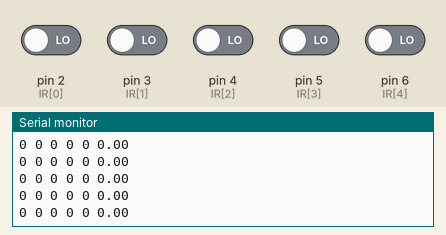
This sketch was run on a simulated Arduino Uno, built with avr-gcc and run on an emulated ATmega328P. Shown: the last lines printed to the serial monitor. The inputs (shaded band) are chosen by the test bench; at power-on: pin 2 (IR[0]), pin 3 (IR[1]), pin 4 (IR[2]), pin 5 (IR[3]), pin 6 (IR[4]) LOW.

Above: at 1.2 s.
1.3 s: pin 5 (IR[3]) driven HIGH
At 2.2 s:
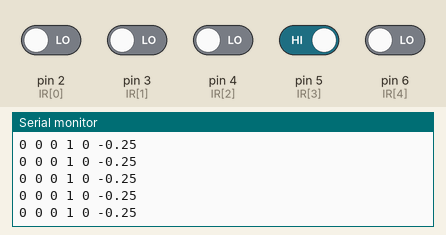
4.3 s: pin 2 (IR[0]) driven HIGH
At 5.4 s:
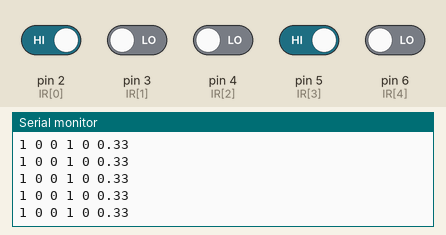
5.8 s: pin 3 (IR[1]) driven HIGH
At 6.8 s:
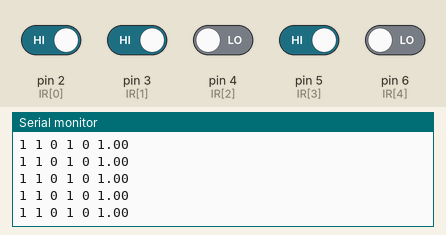
8.8 s: pin 4 (IR[2]) driven HIGH
At 9.5 s:
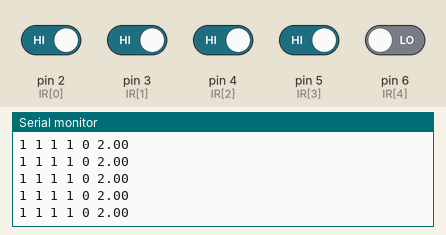
11.8 s: pin 6 (IR[4]) driven HIGH
At 12.6 s:
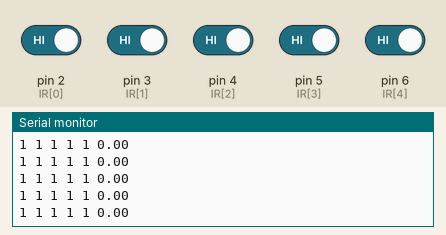
13.3 s: pin 2 (IR[0]) driven LOW
At 14.1 s:
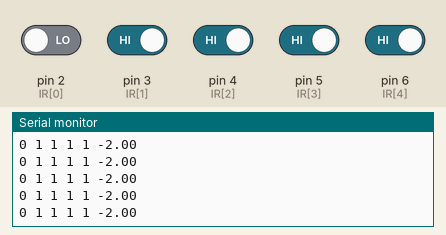
Timing chart, 0 to 15.8 s (numbered marks = the images above; inputs shaded):
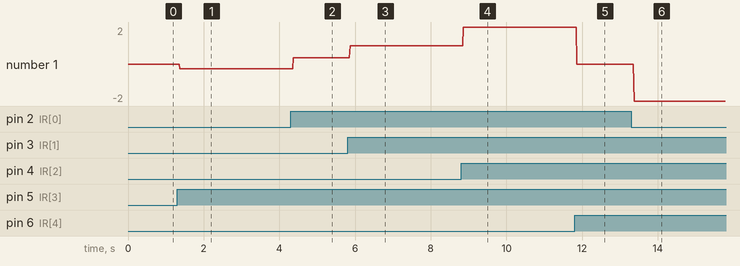

The sketch:

Part3Sens.ino
```cpp
bool isOnLine[5];
int IR[5] = {2,3,4,5,6}; //기본 센서
int IR2[2] = {7,8}; //마크 체크용 센서
int count;
int sum;

long time;
int MK = 0;
bool StopMV = false;

float error = 0;
#define Kp 40 //블루투스로 값 바꿀건지, 매번 연결해 바꿀지 결정
int P;

void setup() {
  Serial.begin(9600);
}

void ChkMK(){
  //시작후 10초 경과시에만 작동(시작 라인 무시)
  if(time>=10000){
    MK = 0;

    if(digitalRead(IR2[0])==HIGH){
      MK++;
    }
    if(digitalRead(IR2[1])==HIGH){
      MK++;
    }

    if(MK>=2){
      if(digitalRead(IR[0]) == HIGH || digitalRead(IR[4]) == HIGH){
          return;
      }
      else{
            StopMV = true;
      }
    }
  }
}


// 위치에 따른 각 IR의 값
// -2 -1 0 1 2
// (2-i) 로 표현

// Error 표 (IR 센서값에 따른)
// +2.0 : 00001
// +1.5 : 00011
// +1.0 : 00010 = 00111
// +0.5 : 00110
//  0.0 : 00100 = 01110 = 11111(교차선)
// -0.5 : 01100
// -1.0 : 01000 = 11100
// -1.5 : 11000
// -2.0 : 10000
//마킹을 감지할지 안 할지는 모르겠음...

//for문 돌면서 적외선 센서값 측정해서, error 산출
void chkIR(){
/*
  //2. 적외선 센서값 읽기, 흰 선이면 HIGH
  for (int i = 0; i < 5; i++){

    //Serial.print(analogRead(IR[i]));
    Serial.print(digitalRead(IR[i]));
    Serial.print(" ");
  }
  Serial.println(" ");
  */


  //1. 변수 초기화
  error = 0;
  count = 0;
  sum = 0;

  //2. 적외선 센서값 읽기, 흰 선이면 HIGH
  for (int i = 0; i < 5; i++){

    Serial.print(digitalRead(IR[i]));
    Serial.print(" ");

    if(digitalRead(IR[i]) == LOW){
      sum += (i-2); //-2 -1 0 1 2
      count ++;
    }
  }

  //3. error 값 생성
  //직진이 아니라면, 반응 센서 갯수로 나눔
  if(sum != 0){
    error = (float)sum / count; //소수 결과 보존하도록 분자 명시적 형변환
  }
  //직진이라면 그냥 sum 사용
  else{
    error = sum;
  }
  Serial.println(error);
}

void loop() {
  time = millis();
  //ChkMK();
  chkIR();
  //Serial.println(digitalRead(4));
}
```

Measured:
- after the input at 1.3 s, the serial monitor: prints a new line after 0.06 s (image 1)
- after the input at 4.3 s, the serial monitor: prints a new line after 0.07 s (image 2)
- after the input at 5.8 s, the serial monitor: prints a new line after 0.07 s (image 3)
- after the input at 8.8 s, the serial monitor: prints a new line after 0.06 s (image 4)
- after the input at 11.8 s, the serial monitor: prints a new line after 0.06 s (image 5)
- after the input at 13.3 s, the serial monitor: prints a new line after 0.07 s (image 6)
- plotted number 1: 0 → -0.25 after the input at 1.3 s, -0.25 → 0.33 after the input at 4.3 s, 1 → 2 after the input at 8.8 s, 0 → -2 after the input at 13.3 s
